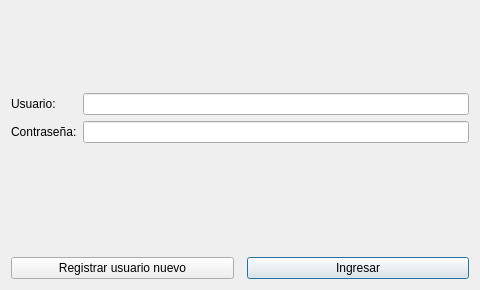
<?xml version="1.0" encoding="UTF-8"?>
<ui version="4.0">
 <class>LoginDialog</class>
 <widget class="QDialog" name="LoginDialog">
  <property name="geometry">
   <rect><x>0</x><y>0</y><width>480</width><height>290</height></rect>
  </property>
  <property name="windowTitle"><string>Iniciar sesión — Farmacia</string></property>
  <layout class="QVBoxLayout" name="verticalLayout">
   <item>
    <widget class="QLabel" name="labelTitulo">
     <property name="text"><string/></property>
     <property name="alignment"><set>Qt::AlignHCenter</set></property>
    </widget>
   </item>
   <item>
    <layout class="QFormLayout" name="formLayout">
     <item row="0" column="0">
      <widget class="QLabel" name="labelUsuario"><property name="text"><string>Usuario:</string></property></widget>
     </item>
     <item row="0" column="1">
      <widget class="QLineEdit" name="lineUsuario"/>
     </item>
     <item row="1" column="0">
      <widget class="QLabel" name="labelContrasena"><property name="text"><string>Contraseña:</string></property></widget>
     </item>
     <item row="1" column="1">
      <widget class="QLineEdit" name="lineContrasena">
       <property name="echoMode"><enum>QLineEdit::Password</enum></property>
      </widget>
     </item>
    </layout>
   </item>
   <item>
    <widget class="QLabel" name="labelError">
     <property name="styleSheet"><string>color: #b00020;</string></property>
     <property name="text"><string/></property>
     <property name="wordWrap"><bool>true</bool></property>
    </widget>
   </item>
   <item>
    <layout class="QHBoxLayout" name="botonesLayout">
     <item>
      <widget class="QPushButton" name="btnRegistrar">
       <property name="text"><string>Registrar usuario nuevo</string></property>
      </widget>
     </item>
     <item>
      <spacer name="spacer"><property name="orientation"><enum>Qt::Horizontal</enum></property></spacer>
     </item>
     <item>
      <widget class="QPushButton" name="btnIngresar">
       <property name="text"><string>Ingresar</string></property>
       <property name="default"><bool>true</bool></property>
      </widget>
     </item>
    </layout>
   </item>
  </layout>
 </widget>
 <resources/>
 <connections/>
</ui>
